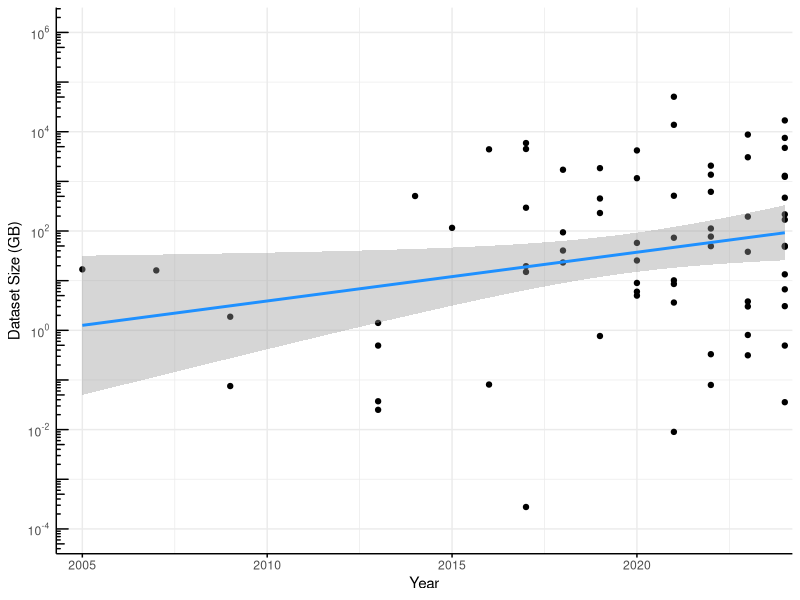
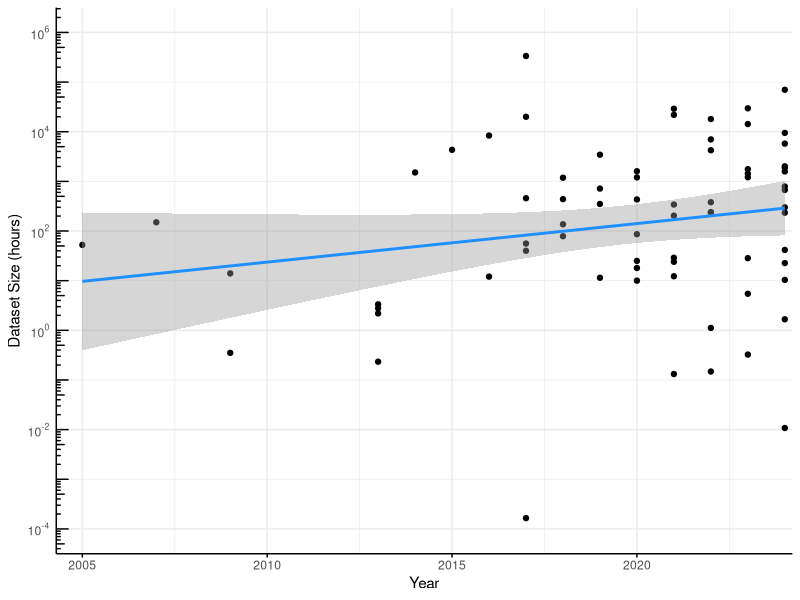
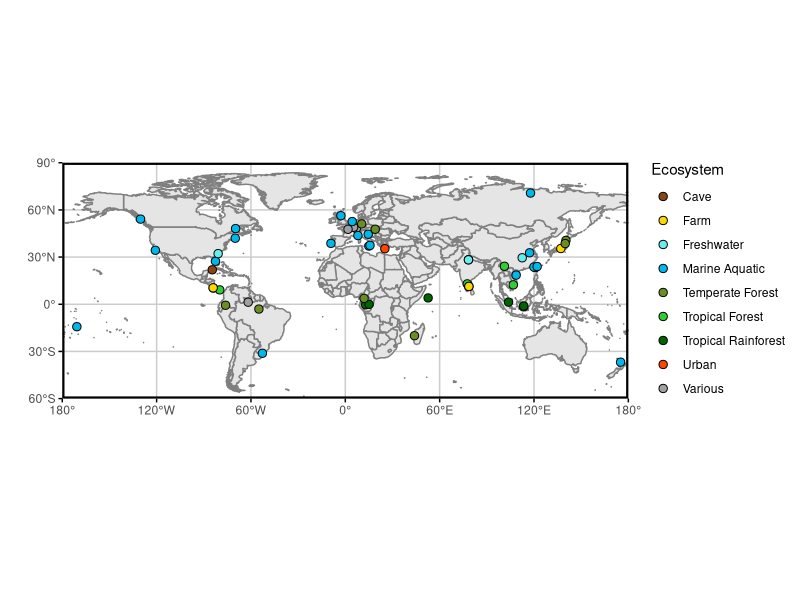
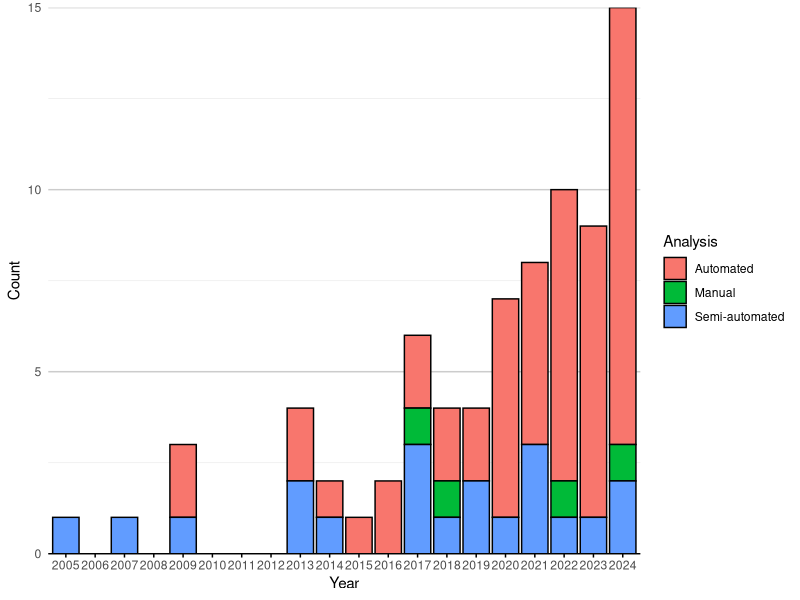
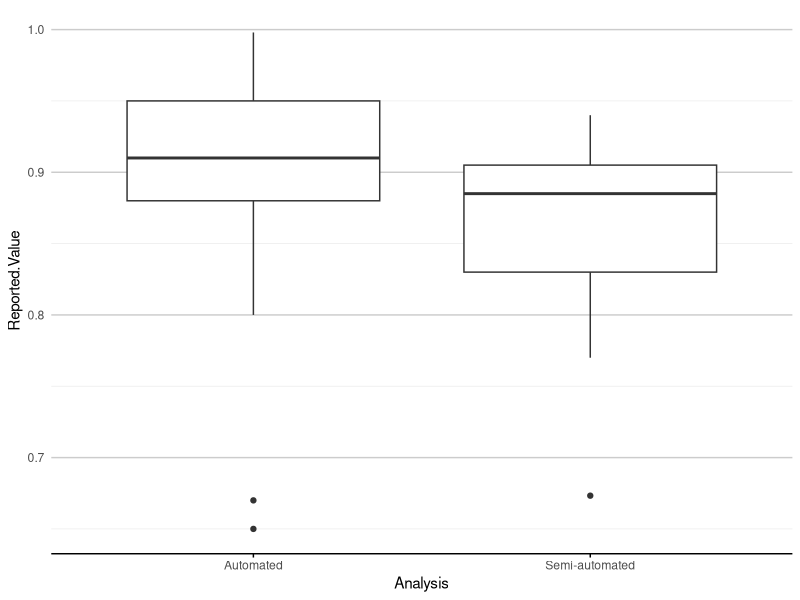
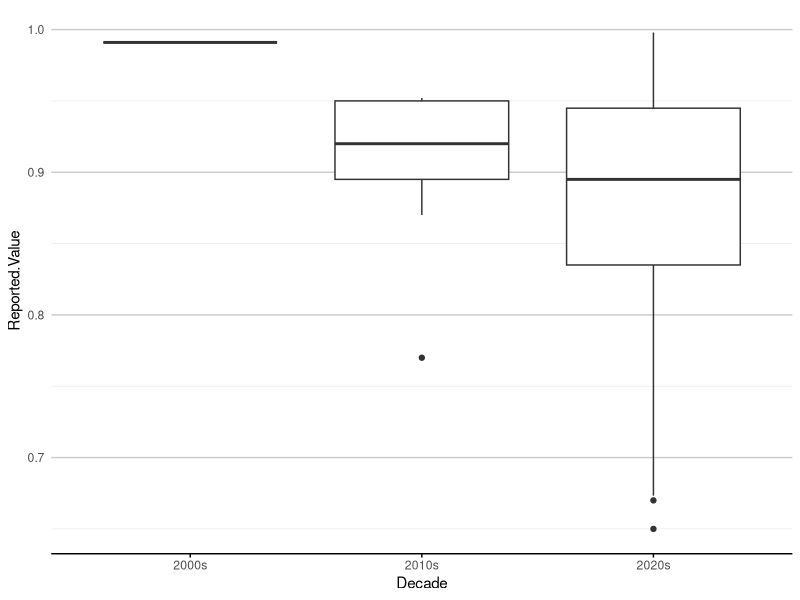
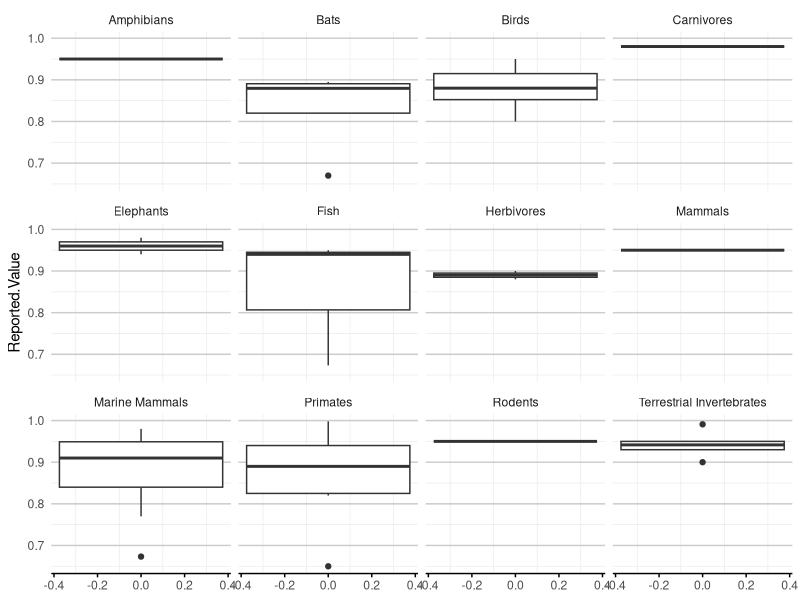
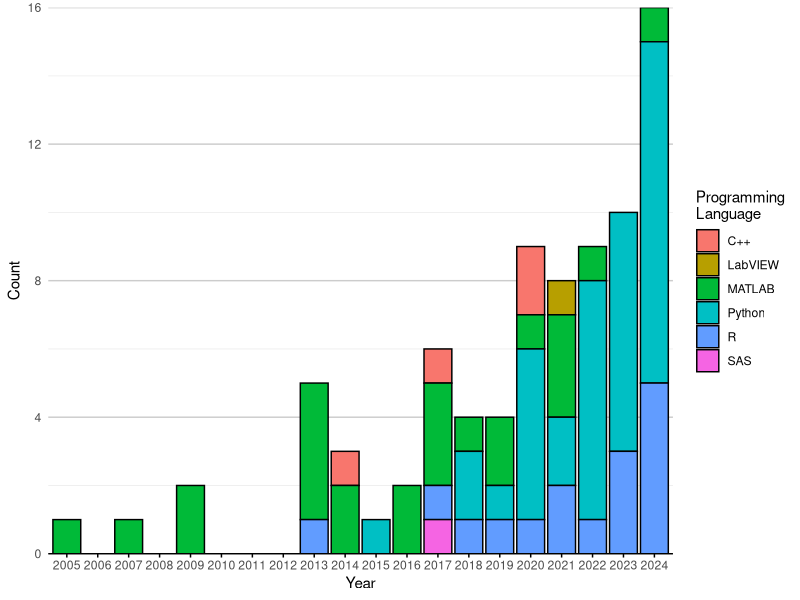

R code for these plots, in order:
## ---- chunk 1
library(ggplot2)
library(maps)
library(dplyr)
## ---- chunk 2
df <- read.csv("tagged_literature.csv")
#df$Year <- as.factor(df$Year)
## ---- chunk 3
log10_minor_break = function (...){
  function(x) {
    minx         = floor(min(log10(x), na.rm=T))-1;
    maxx         = ceiling(max(log10(x), na.rm=T))+1;
    n_major      = maxx-minx+1;
    major_breaks = seq(minx, maxx, by=1)
    minor_breaks = 
      rep(log10(seq(1, 9, by=4)), times = n_major)+
      rep(major_breaks, each = 9)
    return(10^(minor_breaks))
  }
}

log_breaks = function(maj, radix=10) {
  function(x) {
    minx         = floor(min(logb(x,radix), na.rm=T)) - 1
    maxx         = ceiling(max(logb(x,radix), na.rm=T)) + 1
    n_major      = maxx - minx + 1
    major_breaks = seq(minx, maxx, by=1)
    if (maj) {
      breaks = major_breaks
    } else {
      steps = logb(1:(radix-1),radix)
      breaks = rep(steps, times=n_major) +
               rep(major_breaks, each=radix-1)
    }
    radix^breaks
  }
}
scale_x_log_eng = function(..., radix=10) {
  scale_x_continuous(...,
                     trans=scales::log_trans(radix),
                     breaks=scales::log_breaks(TRUE, radix),
                     minor_breaks=scales::log_breaks(FALSE, radix))
}
scale_y_log_eng = function(..., radix=10) {
  scale_y_continuous(...,
                     trans=scales::log_trans(radix),
                     breaks=scales::log_breaks(TRUE, radix),
                     minor_breaks=scales::log_breaks(FALSE, radix))
}

p <- df |>
  tidyr::drop_na(Dataset.GB) |> 
  #filter(Year >= 2008) |>
  ggplot(aes(Year, Dataset.GB)) + 
  geom_point() + 
  scale_y_log10(
    limits = c(1e-4, 1e6),
    breaks = scales::trans_breaks("log10", function(x) 10^x),
    labels = scales::trans_format("log10", scales::math_format(10^.x))
  ) +
  annotation_logticks(side="l")+
  geom_smooth(method="lm", color = "dodgerblue") +
  scale_x_continuous(limits=c(2004.5, 2024), expand = c(0.01,0.01)) +
  labs(y="Dataset Size (GB)") +
  theme_minimal() +
  theme(axis.line = element_line(),
        axis.ticks.x = element_line())
p
ggsave("images/data_trend.png", p, width = 220, height = 110, units = "mm")

p <- df |>
  tidyr::drop_na(Dataset.Hours) |> 
  #filter(Year >= 2008) |>
  ggplot(aes(Year, Dataset.Hours)) + 
  geom_point() + 
  scale_y_log10(
    limits = c(1e-4, 1e6),
    breaks = scales::trans_breaks("log10", function(x) 10^x),
    labels = scales::trans_format("log10", scales::math_format(10^.x))
  ) +
  annotation_logticks(side="l")+
  geom_smooth(method="lm", color = "dodgerblue") +
  scale_x_continuous(limits=c(2004.5, 2024), expand = c(0.01,0.01)) +
  labs(y="Dataset Size (hours)") +
  theme_minimal() +
  theme(axis.line = element_line(),
        axis.ticks.x = element_line())
p
ggsave("images/hours_trend.png", p, width = 220, height = 110, units = "mm")
## ---- chunk 4
fit <- lm(log(Dataset.GB)~Year, data=df)
confint(fit, level = 0.95)
## ---- chunk 5
# Sample data
#coords <- c("-0.356251N,12.940863E;-0.078775N,15.127076E", "-0.078775N,15.1270777E")

# Function to convert coordinates to numeric values
convert_to_numeric <- function(coord_string) {
  # Split the string by comma
  parts <- strsplit(coord_string, ",")[[1]]
  #remove leading or trailing space
  
  # Extract latitude and longitude, handle direction
  lat <- as.numeric(gsub("[A-Z]", "", parts[1]))
  lon <- as.numeric(gsub("[A-Z]", "", parts[2]))
  
  # Check direction for latitude
  if (grepl("S", parts[1])) {
    lat <- -lat
  }
  
  # Check direction for longitude
  if (grepl("W", parts[2])) {
    lon <- -lon
  }
  
  return(paste0(c(lat, lon), collapse = ","))
}

Latlong_df <- df |>
  select(Latlong, Ecosystem) |>
  mutate(Latlong = strsplit(Latlong, ";")) |>
  tidyr::unnest(Latlong) |>
  mutate(Ecosystem = strsplit(Ecosystem, ", ")) |>
  tidyr::unnest(Ecosystem) |>
  mutate(Latlong = sapply(Latlong, convert_to_numeric),
         lat = sapply(strsplit(Latlong, ","), function(x) as.numeric(x[1])),
         long = sapply(strsplit(Latlong, ","), function(x) as.numeric(x[2]))
)

# Create the world map
world <- map_data("world")

ecosystem_colors <- c(
  "Tropical Forest" = "#32CD32",
  "Marine Aquatic" = "#00B7EB",
  "Various" = "#a0a0a0",
  "Tropical Rainforest" = "#006400",
  "Freshwater" = "#66EEEB",
  "Temperate Forest" = "#6B8E23",
  "Farm" = "#FFD700",
  "Cave" = "#8B4513",
  "Urban" = "#FF4500"
)

# Plotting
p <- ggplot() +
  # Add world map with light grey fill and dark grey borders
  geom_polygon(data = world, aes(x = long, y = lat, group = group), 
               fill = "grey90", color = "grey50") +
  # Add jittered points for different tags
  geom_jitter(data = Latlong_df, aes(x = long, y = lat, fill = Ecosystem), colour="black", size = 2.5, shape=21) +
  # Set coordinate system to map projection
  coord_fixed(ratio = 1, xlim = c(-180, 180), ylim = c(-60, 90), expand = FALSE) +
  # Custom breaks and labels for x (longitude) and y (latitude)
  scale_x_continuous(breaks = seq(-180, 180, by = 60),
                     labels = c("180°", "120°W", "60°W", "0°", "60°E", "120°E", "180°")) +
  scale_y_continuous(breaks = seq(-90, 90, by = 30),
                     labels = c("90°", "60°S", "30°S", "0°", "30°N", "60°N", "90°")) +
  scale_fill_manual(values = ecosystem_colors) +
  # Theme settings
  labs(x="",y="")+
  theme_minimal() +
  theme(
    axis.ticks = element_line(),
    panel.grid.major = element_line(color = "grey80"),    # Light grey grid lines
    panel.grid.minor = element_blank(),                   # No minor grid lines
    panel.border = element_rect(color = "black", fill = NA, linewidth=1.5),  # Black panel border
    axis.text.x = element_text(angle = 0, hjust = 0.5),   # Horizontal x-axis text
    legend.position = "right"                             # Legend on right
  )
p
ggsave("images/ecosystem_map.png", p, width = 240, height = 90, units = "mm")
## ---- chunk 6
bar_theme_x <- theme(panel.grid.major.x = element_blank(),
                   panel.grid.major.y = element_line(colour = "grey80"),
                   axis.line.x = element_line(colour="black"),
                   axis.ticks.x=element_line())
bar_theme_y <- theme(panel.grid.major.y = element_blank(),
                   panel.grid.major.x = element_line(colour = "grey80"),
                   axis.line.y = element_line(colour="black"),
                   axis.ticks.y=element_line())

include_missing_zero <- function(df, col){
  missing_years <- 2005:2024  # This creates c(2025, 2024)

  new_rows <- expand.grid(
    Year  = missing_years,  
    a     = df |> pull({{col}}) |> unique(), 
    Count = 0
  )
  
  colnames(new_rows)[2] <- col

  df <- df |>
    bind_rows(new_rows) |>
    distinct() 
  return(df)
}

keep_gt1 <- function(df, col){
  total_counts <- df |>
    group_by(.data[[col]]) |>
    summarise(Total_Count = n(), .groups = 'drop') |>
    na.omit()

  methods_to_keep <- total_counts |>
    filter(Total_Count > 1) |>
    pull({{ col }})
    
  df[,col] <- ifelse(df[[col]] %in% methods_to_keep, df[[col]], "Other Methods")
  return(df)
}

barplot_counts <- function(df, col, col_title=col, prop=FALSE, year=TRUE, decade=FALSE, bar_col="dodgerblue"){
  if(decade){
    df <- df |>
      mutate(Year = case_when(
        Year >= 2000 & Year < 2010 ~ "2000s",
        Year >= 2010 & Year < 2020 ~ "2010s",
        Year >= 2020 & Year < 2030 ~ "2020s",
        TRUE ~ NA_character_  # Handle years outside these ranges
      ))
  }
  count_data <- df |>
    group_by(Year, .data[[col]], .drop=FALSE) |>
    summarise(Count = n(), .groups = 'drop') |>
    na.omit()
  
  total_count_per_year <- count_data |>
    group_by(Year, .drop=FALSE) |>
    summarise(Total = sum(Count), .groups = 'drop')
  
  count_data <- left_join(count_data, total_count_per_year, by = "Year") |>
    mutate(Percentage = (Count / Total) * 100) |>
    arrange(Year, .data[[col]])
  
  if(!decade){
    count_data <- count_data |>
    include_missing_zero(col)
  }
  
  if(!year){
    df <- df[df[,col] != "Other Methods",]
    p <- df |>
      ggplot(aes(y = reorder(.data[[col]], .data[[col]], FUN = length, decreasing = FALSE))) +
      geom_bar(stat = "count", fill = bar_col) +  # Fill bars with dodgerblue
      labs(x = "Count", y = col_title) +
      scale_x_continuous(expand = c(0,0))
  } else {
    if(prop){
      p <- count_data |> 
        ggplot(aes(x = factor(Year), y = Percentage, fill = .data[[col]], label=Count)) +
        geom_bar(stat = "identity", colour=ifelse(count_data$Count > 0, "black", NA)) +
        geom_label(
          aes(group = .data[[col]]),
          size = 3,
          position = position_stack(vjust = 0.5), 
          fill = "white",                # Optional: black background for contrast
          hjust = ifelse((count_data$Count <= 3) & count_data[[col]] %in% c("Log Magnitude", "Mel", "Data Augmentation", "Downsampling"), (1:nrow(count_data) - 1) %% 2, 0.5)
        ) +
        labs(x = ifelse(decade, "Decade", "Year"), y = "Percentage", fill = col_title) +
        scale_y_continuous(limits=c(0,102), expand=c(0,0)) #+ 
        #guides(fill = guide_legend(override.aes = list(colour = NA)))
    } else {
      p <- count_data |> 
        ggplot(aes(x = factor(Year), y = Count, fill = .data[[col]])) +
        geom_bar(stat = "identity", colour=ifelse(count_data$Count > 0, "black", NA)) +
        labs(x = ifelse(decade, "Decade", "Year"), y = "Count", fill = col_title) +
        scale_y_continuous(expand=c(0,0))
    }
  }
  p <- p + 
    #scale_fill_viridis_d()+
    theme_minimal() +
    guides(fill = guide_legend(override.aes = list(colour = "black")))+
    bar_theme_x
  return(p)
}
## ---- chunk 7
# Convert 'NA' to R's NA
df$Analysis[df$Analysis == "NA"] <- NA

p <- barplot_counts(df, "Analysis")
p
ggsave("images/analysis_year.png", p, width = 240, height = 100, units = "mm")
## ---- chunk 8
p <- df |>
  filter((Reported.Value != "") & (!is.na(Reported.Value))) |>
  mutate(Reported.Value = as.numeric(Reported.Value)) |>
  tidyr::drop_na(Reported.Value) |>
  ggplot(aes(x = Analysis, y = Reported.Value)) +
  geom_boxplot() +
  theme_minimal() +
  bar_theme_x
p
ggsave("images/analysis_reportedvalue.png", p, width = 240, height = 100, units = "mm")
## ---- chunk 9
p <- df |>
  filter((Reported.Value != "") & (!is.na(Reported.Value))) |>
  mutate(Reported.Value = as.numeric(Reported.Value)) |>
  tidyr::drop_na(Reported.Value) |>
  mutate(Decade = case_when(
    Year >= 2000 & Year < 2010 ~ "2000s",
    Year >= 2010 & Year < 2020 ~ "2010s",
    Year >= 2020 & Year < 2030 ~ "2020s",
    TRUE ~ NA_character_  # Handle years outside these ranges
  )) |>
  ggplot(aes(x = Decade, y = Reported.Value)) +
  geom_boxplot() +
  theme_minimal() +
  bar_theme_x
p
ggsave("images/decade_reportedvalue.png", p, width = 240, height = 100, units = "mm")
## ---- chunk 10
p <- df |>
  filter((Reported.Value != "") & (!is.na(Reported.Value))) |>
  mutate(Reported.Value = as.numeric(Reported.Value)) |>
  tidyr::drop_na(Reported.Value) |>
  mutate(Taxa = strsplit(as.character(Taxa), ", ")) |>
  tidyr::unnest(Taxa) |>
  ggplot(aes(y = Reported.Value)) +
  geom_boxplot() +
  theme_minimal() +
  bar_theme_x +
  facet_wrap(~Taxa)
p
ggsave("images/taxa_reportedvalue.png", p, width = 240, height = 100, units = "mm")
## ---- chunk 11
# Convert 'NA' to R's NA
df$Programming.Language[df$Programming.Language == "NA"] <- NA

# Split languages where there are multiple
df_lang <- df |>
  mutate(ProgLanguage = strsplit(as.character(Programming.Language), ", ")) |>
  tidyr::unnest(ProgLanguage)

df_lang |> 
  filter(Year >= 2020) |>
  group_by(ProgLanguage) |> 
  summarise(Count = n(), .groups = 'drop') |> 
  arrange(desc(Count))

p <- barplot_counts(df_lang, "ProgLanguage", "Programming\nLanguage")
p
ggsave("images/programminglanguage_year.png", p, width = 240, height = 100, units = "mm")
## ---- chunk 12
df_taxa <- df |>
  mutate(Taxa = strsplit(as.character(Taxa), ", ")) |>
  tidyr::unnest(Taxa)

spectral_15 <- c(
  "#9E0142",  # Deep red
  "#D53E4F",  # Bright red
  "#F46D43",  # Red-orange
  "#FDAE61",  # Orange
  "#FEE08B",  # Light orange-yellow
  "#FFFFBF",  # Pale yellow (midpoint)
  "#E6F598",  # Light yellow-green
  "#ABDFA1",  # Greenish
  "#66C2A5",  # Teal
  "#3288BD",  # Light blue
  "#5E4FA2",  # Blue-purple
  "#404788",  # Darker blue-purple
  "#2D2D66",  # Deep blue
  "#1A1A4C",  # Very deep blue
  "#0D0833"   # Near-black blue
)

p <- barplot_counts(df_taxa, "Taxa")
p <- p + scale_fill_manual(values = spectral_15)
ggsave("images/taxa_year.png", p, width = 240, height = 100, units = "mm")
## ---- chunk 13
df_analysis <- df |>
  mutate(Analysis.Methods = strsplit(as.character(Analysis.Methods), ", ")) |>
  tidyr::unnest(Analysis.Methods)

df_analysis <- keep_gt1(df_analysis, "Analysis.Methods")
  #filter(Analysis.Methods %in% methods_to_keep)
p <- barplot_counts(df_analysis, "Analysis.Methods")
p
ggsave("images/analysismethods_year.png", p, width = 240, height = 100, units = "mm")
p <- barplot_counts(df_analysis, "Analysis.Methods", year=FALSE)
p
ggsave("images/analysismethods_total.png", p, width = 240, height = 100, units = "mm")
## ---- chunk 14
df_tools <- df |>
  mutate(Automation.Tools = strsplit(as.character(Automation.Tools), ", ")) |>
  tidyr::unnest(Automation.Tools)

df_tools <- keep_gt1(df_tools, "Automation.Tools")

#filter(Analysis.Methods %in% methods_to_keep)
p <- barplot_counts(df_tools, "Automation.Tools", "Automation Tools")
p
ggsave("images/automationtools_year.png", p, width = 240, height = 120, units = "mm")
p <- barplot_counts(df_tools, "Automation.Tools", "Automation Tools", year = FALSE, bar_col="darkmagenta")
p
ggsave("images/automationtools_total.png", p, width = 240, height = 120, units = "mm")
## ---- chunk 15
df_code_available <- df |>
  mutate(Code.Availability = strsplit(as.character(Code.Availability), ", ")) |>
  tidyr::unnest(Code.Availability)

p <- barplot_counts(df_code_available, "Code.Availability", "Code\nAvailability")
p
ggsave("images/codeavailable_year.png", p, width = 240, height = 100, units = "mm")
## ---- chunk 16
df_data_available <- df |>
  mutate(Data.Availability = strsplit(as.character(Data.Availability), ", ")) |>
  tidyr::unnest(Data.Availability)

p <- barplot_counts(df_data_available, "Data.Availability", "Data\nAvailability")
p
ggsave("images/dataavailable_year.png", p, width = 240, height = 100, units = "mm")
## ---- chunk 17
#df |>
#  mutate(Automation.Tools = strsplit(as.character(Automation.Tools), ", ")) |>
#  tidyr::unnest(Automation.Tools) |>
#  pull(Automation.Tools) |> sort() |> unique()
## ---- chunk 18
#df |>
#  mutate(Analysis.Methods = strsplit(as.character(Analysis.Methods), ", ")) |>
#  tidyr::unnest(Analysis.Methods) |>
#  pull(Analysis.Methods) |> sort() |> unique()
## ---- chunk 19
df_eval <- df |>
  mutate(Evaluation.Method = strsplit(as.character(Evaluation.Method), ", ")) |>
  tidyr::unnest(Evaluation.Method)

df_eval <- keep_gt1(df_eval, "Evaluation.Method")
  #filter(Analysis.Methods %in% methods_to_keep)
p <- barplot_counts(df_eval, "Evaluation.Method", "Evaluation Method")
p
ggsave("images/evaluationmethod_year.png", p, width = 240, height = 100, units = "mm")
## ---- chunk 20
#df |>
#  mutate(Preprocessing = strsplit(as.character(Preprocessing), ", ")) |>
#  tidyr::unnest(Preprocessing) |>
#  pull(Preprocessing) |> sort() |> unique()
## ---- chunk 21
df_pre <- df |>
  mutate(Preprocessing = strsplit(as.character(Preprocessing), ", ")) |>
  tidyr::unnest(Preprocessing)

df_pre <- keep_gt1(df_pre, "Preprocessing")
p <- barplot_counts(df_pre, "Preprocessing")
p
ggsave("images/preprocessing_year.png", p, width = 240, height = 100, units = "mm")
p <- barplot_counts(df_pre, "Preprocessing", prop=TRUE)
p
ggsave("images/preprocessing_prop_year.png", p, width = 240, height = 100, units = "mm")
p <- barplot_counts(df_pre, "Preprocessing", prop=TRUE, decade=TRUE)
p <- p + scale_fill_brewer(palette = "Spectral")
ggsave("images/preprocessing_prop_decade.png", p, width = 200, height = 80, units = "mm")
## ---- chunk 22
count_data <- df_lang |>
    group_by(Year, ProgLanguage, .drop=FALSE) |>
    summarise(Count = n(), .groups = 'drop') |>
    na.omit()
  
total_count_per_year <- count_data |>
  group_by(Year, .drop=FALSE) |>
  summarise(Total = sum(Count), .groups = 'drop')

count_data <- left_join(count_data, total_count_per_year, by = "Year") |>
  mutate(Percentage = (Count / Total) * 100) |>
  include_missing_zero('ProgLanguage')

count_data |> 
  ggplot(aes(x = factor(Year), y = Count, fill = ProgLanguage)) +
  geom_bar(stat = "identity", colour=ifelse(count_data$Count > 0, "black", NA)) +
  labs(x = "Year", y = "Count", fill = 'Language') +
  scale_y_continuous(expand=c(0,0))+
  theme_minimal() +
  guides(fill = guide_legend(override.aes = list(colour = "black")))+
  theme(panel.grid.major.x = element_blank(),
        panel.grid.major.y = element_line(colour = "grey80"),
        axis.line.x = element_line(colour="black"),
        #panel.grid = element_line(colour="lightgrey"),
        axis.ticks.x=element_line())
## ---- chunk 23
df_tools <- df |>
  mutate(Automation.Tools = strsplit(as.character(Automation.Tools), ", ")) |>
  tidyr::unnest(Automation.Tools) |>
  mutate(Taxa = strsplit(as.character(Taxa), ", ")) |>
  tidyr::unnest(Taxa)

df_tools <- keep_gt1(df_tools, "Automation.Tools")
p <- df_tools |>
  filter(Automation.Tools != "Other Methods") |>
      ggplot(aes(y = reorder(Automation.Tools, Automation.Tools, FUN = length, decreasing = FALSE), fill = Taxa)) +
      geom_bar(stat = "count", colour="black") +  # Fill bars with dodgerblue
      labs(x = "Count", y = "Automation Tools") +
      scale_x_continuous(expand = c(0,0)) +
  theme_minimal() +
  bar_theme_y
p
ggsave("images/automationtools_taxa.png", p, width = 240, height = 120, units = "mm")
## ---- chunk 24
df_analysis <- df |>
  mutate(Analysis.Methods = strsplit(as.character(Analysis.Methods), ", ")) |>
  tidyr::unnest(Analysis.Methods) |>
  mutate(Taxa = strsplit(as.character(Taxa), ", ")) |>
  tidyr::unnest(Taxa)

df_analysis <- keep_gt1(df_analysis, "Analysis.Methods")
p <- df_analysis |>
  filter(Analysis.Methods != "Other Methods") |>
      ggplot(aes(y = reorder(Analysis.Methods, Analysis.Methods, FUN = length, decreasing = FALSE), fill = Taxa)) +
      geom_bar(stat = "count", colour="black") +  # Fill bars with dodgerblue
      labs(x = "Count", y = "Analysis Methods") +
      scale_x_continuous(expand = c(0,0)) +
  theme_minimal() +
  bar_theme_y
p
ggsave("images/analysismethods_taxa.png", p, width = 240, height = 120, units = "mm")
## ---- chunk 25
df_analysis <- df |>
  # Unnest Analysis.Methods
  mutate(Analysis.Methods = strsplit(as.character(Analysis.Methods), ", ")) |>
  tidyr::unnest(Analysis.Methods) |>
  keep_gt1("Analysis.Methods") |>
  #filter(Analysis.Methods != "Other Methods") |>
  # Unnest Automation.Tools (assuming it exists in df)
  mutate(Automation.Tools = strsplit(as.character(Automation.Tools), ", ")) |>
  tidyr::unnest(Automation.Tools) |>
  keep_gt1("Automation.Tools") |>
  #filter(Automation.Tools != "Other Methods") |>
  # Unnest Taxa
  mutate(Taxa = strsplit(as.character(Taxa), ", ")) |>
  tidyr::unnest(Taxa) |>
  # Pivot to long format for faceting
  tidyr::pivot_longer(
    cols = c("Analysis.Methods", "Automation.Tools"),
    names_to = "Category",
    values_to = "Method.Tool"
  ) |>
  mutate(Category = stringr::str_replace(Category, "\\.", " "))
  # Filter out "Other Methods" equivalent

# Plot with facet_grid
p <- df_analysis |>
  ggplot(aes(y = reorder(Method.Tool, Method.Tool, FUN = length, decreasing = FALSE), fill = Taxa)) +
  geom_bar(stat = "count", colour = "black") +
  labs(x = "Count", y = NULL) +  # Remove y-axis label since facets will label it
  scale_x_continuous(expand = c(0, 0)) +
  facet_wrap(~Category, scales = "free_y", ncol = 2) +  # Facet by Category
  theme_minimal() +
  bar_theme_y  # Assuming this is a custom theme defined elsewhere

# Display and save
p <- p + scale_fill_manual(values=spectral_15)
ggsave("images/analysismethods_automation_taxa.png", p, width = 300, height = 130, units = "mm")
#df_analysis |> filter(Category == "Analysis.Methods") |> pull(Method.Tool) |> unique() |> sort()
## ---- chunk 26
#x axis-year, y-axcis, manual.automatic.semiautomatic

# Assuming your dataframe is called 'df'
# First, preprocess the Monitoring.Year column
df_expandyear <- df |>
  filter(!is.na(Monitoring.Year)) |>
  #select(Monitoring.Year) |>
  # Separate comma-separated values into rows
  tidyr::separate_rows(Monitoring.Year, sep = ",") |>
  # Clean up any whitespace
  mutate(Monitoring.Year = trimws(Monitoring.Year)) |>
  # Create a new column that expands hyphenated years
  mutate(Expanded_Years = purrr::map(Monitoring.Year, function(x) {
    if (stringr::str_detect(x, "-")) {
      range <- stringr::str_split(x, "-")[[1]] |> as.numeric()
      return(seq(range[1], range[2]))
    } else {
      return(as.numeric(x))
    }
  })) |>
  # Unnest the list column into individual rows
  tidyr::unnest(Expanded_Years) # Create the boxplot
  
df |>
  ggplot(aes(x=Year, fill=Analysis)) +
  geom_bar(stat="count", colour="black") +
  #ggplot(aes(x = Analysis, y = Expanded_Years)) +
  #geom_boxplot() +
  # Customize the plot
  #make breaks pretty
  scale_y_continuous(expand = c(0,0), breaks = pretty) +
  scale_x_continuous(expand = c(0,0), breaks = pretty) +
  labs(title = "Analysis Type by Year",
       x = "Monitoring Year",
       y = "Count") +
  # Rotate x-axis labels if needed
  theme(panel.grid.major.x = element_blank(),
        panel.grid.major.y = element_line(colour = "grey80"),
        axis.line.x = element_line(colour="black"),
        axis.ticks.x=element_line())+
  # Ensure proper spacing
  theme_minimal() +
  bar_theme_x
## ---- chunk 27
#correlation plot between monitoring year and publication year
ggplot(df_expandyear, aes(x=Expanded_Years, y=Year, colour=Title)) +
  geom_point() +
  geom_smooth(method="lm", color = "dodgerblue") +
  labs(title = "Correlation between Monitoring Year and Publication Year",
       x = "Monitoring Year",
       y = "Publication Year") +
  theme_minimal() + 
  #hide legend
  theme(legend.position="none")
## ---- chunk 28
# install.packages("devtools")
#devtools::install_github("davidsjoberg/ggsankey")
#library(ggsankey)
## ---- chunk 29
# Create data frame with flows between stages
# Create the data frame for ggsankey
## ---- chunk 30
df |>
  mutate(Gaps = strsplit(as.character(Gaps), ", |; ")) |>
  tidyr::unnest(Gaps) |>
  mutate(Gaps = trimws(Gaps)) |>
  pull(Gaps) |> sort() |> unique()
